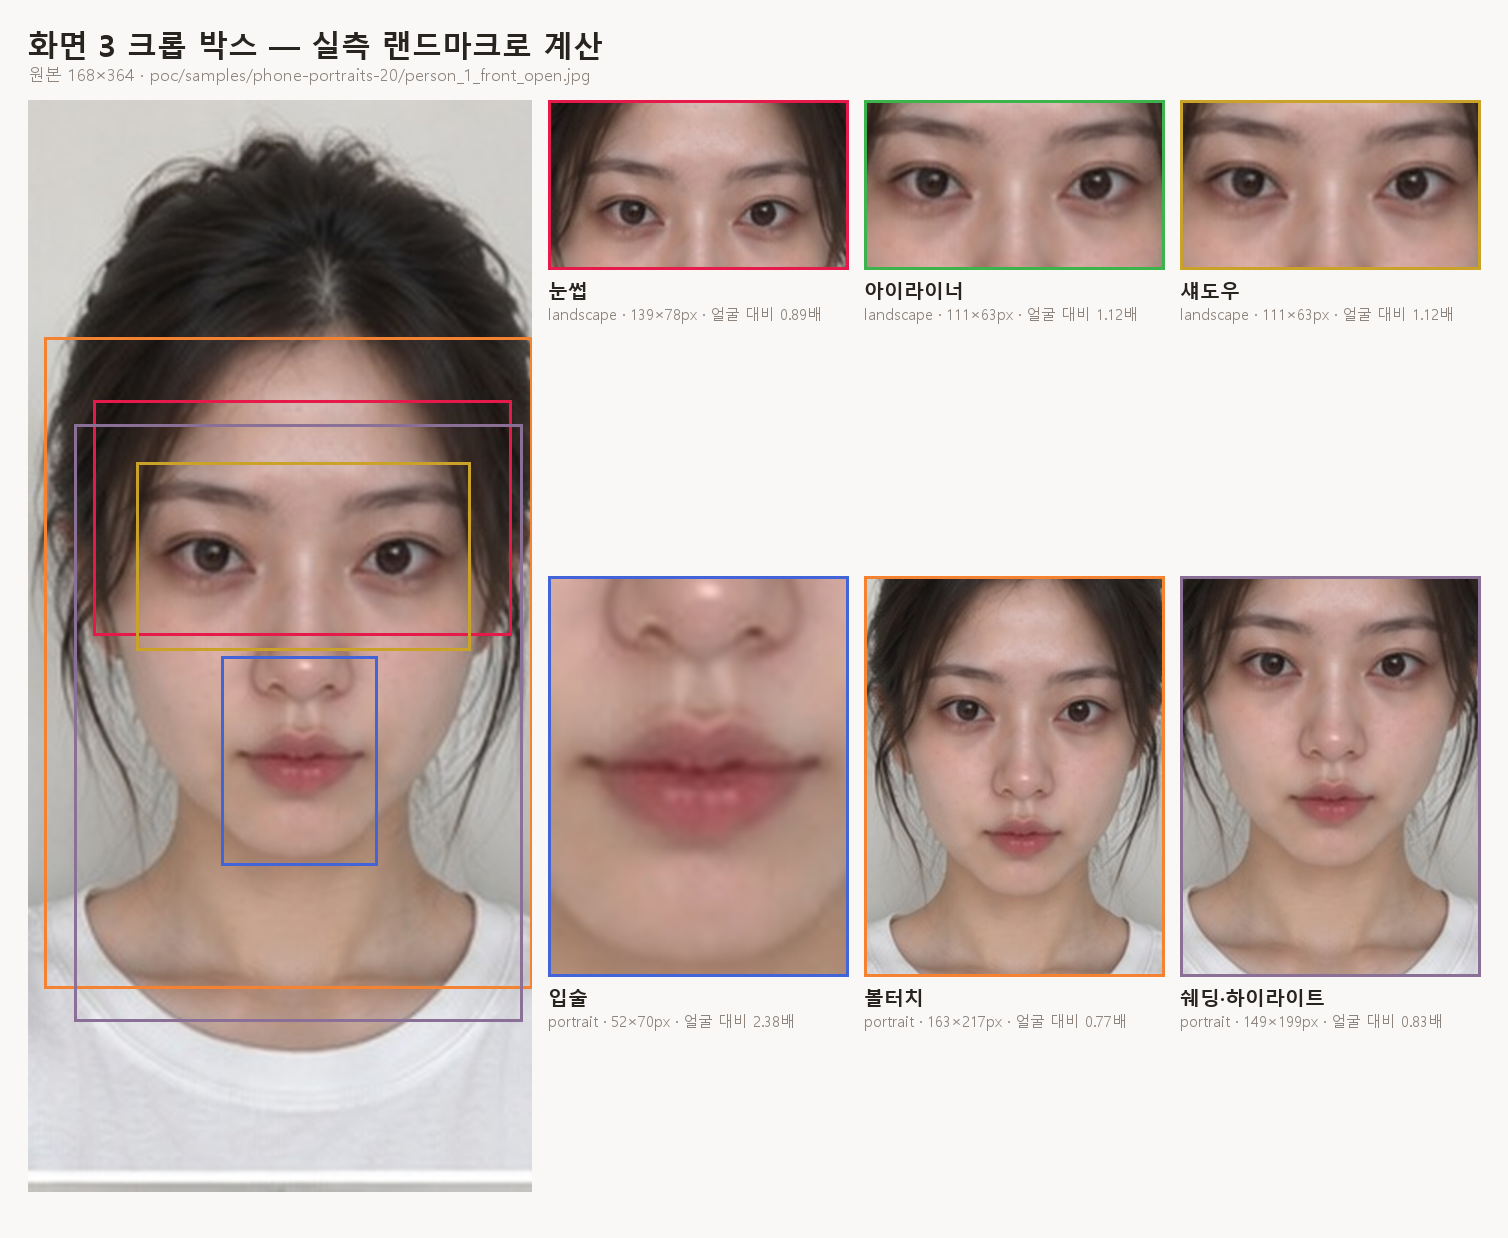

Recreate this plot in Python.
"""크롭 박스를 실제 사진에 그려 눈으로 확인한다.

    python preview.py                 # preview.png 생성
    python preview.py --out 다른이름.png

crop.js의 계산을 node로 돌려 받아온다. 계산을 두 번 구현하지 않기 위해서다.
"""

from __future__ import annotations

import argparse
import json
import subprocess
import sys
from pathlib import Path

try:
    from PIL import Image, ImageDraw, ImageFont
except ImportError:
    sys.exit("Pillow가 필요합니다:  pip install pillow")

for _s in (sys.stdout, sys.stderr):
    try:
        _s.reconfigure(encoding="utf-8", errors="replace")
    except (AttributeError, ValueError):
        pass

HERE = Path(__file__).parent
NAME = {"brow": "눈썹", "liner": "아이라이너", "shadow": "섀도우",
        "lip": "입술", "cheek": "볼터치", "contour": "쉐딩·하이라이트"}
COLOR = {"brow": "#e6194b", "liner": "#3cb44b", "shadow": "#c9a227",
         "lip": "#4363d8", "cheek": "#f58231", "contour": "#8a6f96"}


def specs() -> dict:
    """crop.js를 node로 실행해 부위 6개의 CropSpec을 받는다."""
    fx = json.loads((HERE / "fixture-landmarks.json").read_text(encoding="utf-8"))
    js = (
        "import {allCropSpecs} from './crop.js';"
        "import {readFileSync} from 'node:fs';"
        "const f=JSON.parse(readFileSync(new URL('./fixture-landmarks.json',import.meta.url),'utf-8'));"
        "console.log(JSON.stringify(allCropSpecs(f.landmarks,{imageW:f.image.w,imageH:f.image.h})));"
    )
    p = subprocess.run(["node", "--input-type=module", "-e", js],
                       capture_output=True, text=True, cwd=HERE)
    if p.returncode != 0:
        sys.exit(f"crop.js 실행 실패:\n{p.stderr}")
    return json.loads(p.stdout), fx


def font(size: int, bold: bool = False):
    name = "malgunbd.ttf" if bold else "malgun.ttf"
    try:
        return ImageFont.truetype(f"C:/Windows/Fonts/{name}", size)
    except OSError:
        return ImageFont.load_default()


def main() -> int:
    ap = argparse.ArgumentParser()
    ap.add_argument("--out", type=Path, default=HERE / "preview.png")
    args = ap.parse_args()

    sp, fx = specs()
    src = Path(HERE / ".." / ".." / fx["source"]).resolve()
    if not src.exists():
        sys.exit(f"원본 사진이 없습니다: {src}")
    photo = Image.open(src).convert("RGB")

    S = 3                                    # 원본이 작아 확대해서 그린다
    big = photo.resize((photo.width * S, photo.height * S), Image.LANCZOS)
    ov = big.copy()
    d = ImageDraw.Draw(ov)
    for pid, s in sp.items():
        b = s["box"]
        d.rectangle([b["x"] * S, b["y"] * S, (b["x"] + b["w"]) * S, (b["y"] + b["h"]) * S],
                    outline=COLOR[pid], width=3)

    # 부위별 크롭 6장
    CW = 300
    crops = []
    for pid, s in sp.items():
        b = s["box"]
        c = photo.crop((round(b["x"]), round(b["y"]),
                        round(b["x"] + b["w"]), round(b["y"] + b["h"])))
        ch = max(1, round(CW / (b["w"] / b["h"])))
        crops.append((pid, s, c.resize((CW, ch), Image.LANCZOS)))

    pad, gap = 28, 16
    left_w = ov.width
    grid_h = max(c.height for _, _, c in crops) + 76
    W = pad * 2 + left_w + gap + CW * 3 + gap * 2
    H = max(ov.height, grid_h * 2) + pad * 2 + 90
    sheet = Image.new("RGB", (W, H), (250, 248, 246))
    dd = ImageDraw.Draw(sheet)

    dd.text((pad, 24), "화면 3 크롭 박스 — 실측 랜드마크로 계산", font=font(30, True), fill=(40, 36, 32))
    dd.text((pad, 62), f"원본 {photo.width}×{photo.height} · {fx['source']}", font=font(17), fill=(140, 132, 125))
    sheet.paste(ov, (pad, 100))

    gx = pad + left_w + gap
    for i, (pid, s, c) in enumerate(crops):
        x = gx + (i % 3) * (CW + gap)
        y = 100 + (i // 3) * grid_h
        sheet.paste(c, (x, y))
        dd.rectangle([x, y, x + CW, y + c.height], outline=COLOR[pid], width=3)
        dd.text((x, y + c.height + 8), NAME[pid], font=font(20, True), fill=(40, 36, 32))
        dd.text((x, y + c.height + 34),
                f"{s['orientation']} · {s['box']['w']:.0f}×{s['box']['h']:.0f}px · 얼굴 대비 {s['zoom']:.2f}배",
                font=font(15), fill=(140, 132, 125))

    args.out.parent.mkdir(parents=True, exist_ok=True)
    sheet.save(args.out)
    print(f"저장: {args.out}  ({sheet.width}×{sheet.height})")
    for pid, s in sp.items():
        print(f"  {NAME[pid]:<12} {s['orientation']:<10} "
              f"{s['box']['w']:6.1f}×{s['box']['h']:6.1f}  {s['zoom']:.2f}배"
              + ("  (클램프됨)" if s["clamped"] else ""))
    return 0


if __name__ == "__main__":
    raise SystemExit(main())
